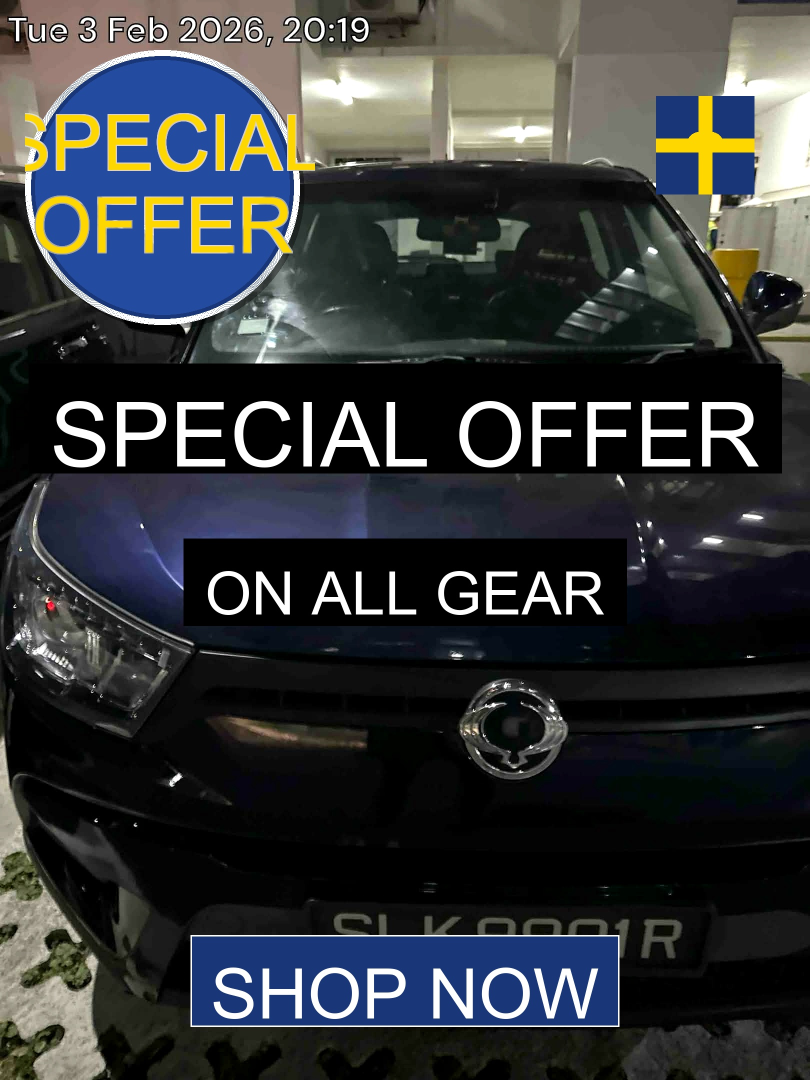
#> input picture My code/video_editor_platform/edited_images/carousel_promo_1.jpg, 1620 x 2160 px, given as the content of the folder C:/Users/ASUS/Desktop/Repos/image_stitching/input images, which was not available (shown at 1/2 size)
$ python create_carousel_from_inputs.py
#> lines starting #> are read from the running program, lines starting #| are printed output that depends on the picture; pictures that were not available may be replaced by others from this repository, and a replacement may not be noted
#!/usr/bin/env python
"""
Direct Carousel Video Generator - Create video from input images
No intermediate processing needed - uses images as-is
"""

import sys
import os
from pathlib import Path
import numpy as np
import cv2
from PIL import Image

def create_carousel_video_from_inputs(
    input_dir,
    output_path="carousel_output.mp4",
    image_duration=4,
    fps=30,
    resolution=(1920, 1080),
    loop_count=2
):
    """
    Create carousel video directly from input images

    Args:
        input_dir: Directory containing input images
        output_path: Output MP4 file path
        image_duration: Seconds to display each image
        fps: Frames per second
        resolution: Video resolution (width, height)
        loop_count: How many times to loop through all images
    """
#> called with image_duration = 4, fps = 30, resolution = (1920, 1080), loop_count = 2

    input_path = Path(input_dir)
    output_path = Path(output_path)

    print("\n" + "="*70)
    print("CAROUSEL VIDEO GENERATOR - INPUT IMAGES")
    print("="*70 + "\n")

    # Get all image files
    image_extensions = {'.jpg', '.jpeg', '.png', '.bmp', '.webp'}
    image_files = sorted([
        f for f in input_path.iterdir()
        if f.is_file() and f.suffix.lower() in image_extensions
    ])

    if not image_files:
        print(f"[ERROR] No images found in {input_path}")
        return False

    print(f"Found {len(image_files)} images:")
    for img in image_files:
        print(f"  - {img.name}")
    print()

    # Load and prepare images
    print("Loading and preparing images...")
    images = []

    for img_file in image_files:
        try:
            img = cv2.imread(str(img_file))
#> img is the input picture: shape (2160, 1620, 3); mean B, G, R 58.1, 56.1, 53.2
            if img is None:
                print(f"  [SKIP] Failed to load: {img_file.name}")
                continue

            # Resize to fit video dimensions while maintaining aspect ratio
            h, w = img.shape[:2]
#> h = 2160; w = 1620
            scale = min(resolution[0] / w, resolution[1] / h)
#> scale = 0.5
            new_w = int(w * scale)
#> new_w = 810
            new_h = int(h * scale)
#> new_h = 1080

            # Resize
            img_resized = cv2.resize(img, (new_w, new_h), interpolation=cv2.INTER_LANCZOS4)
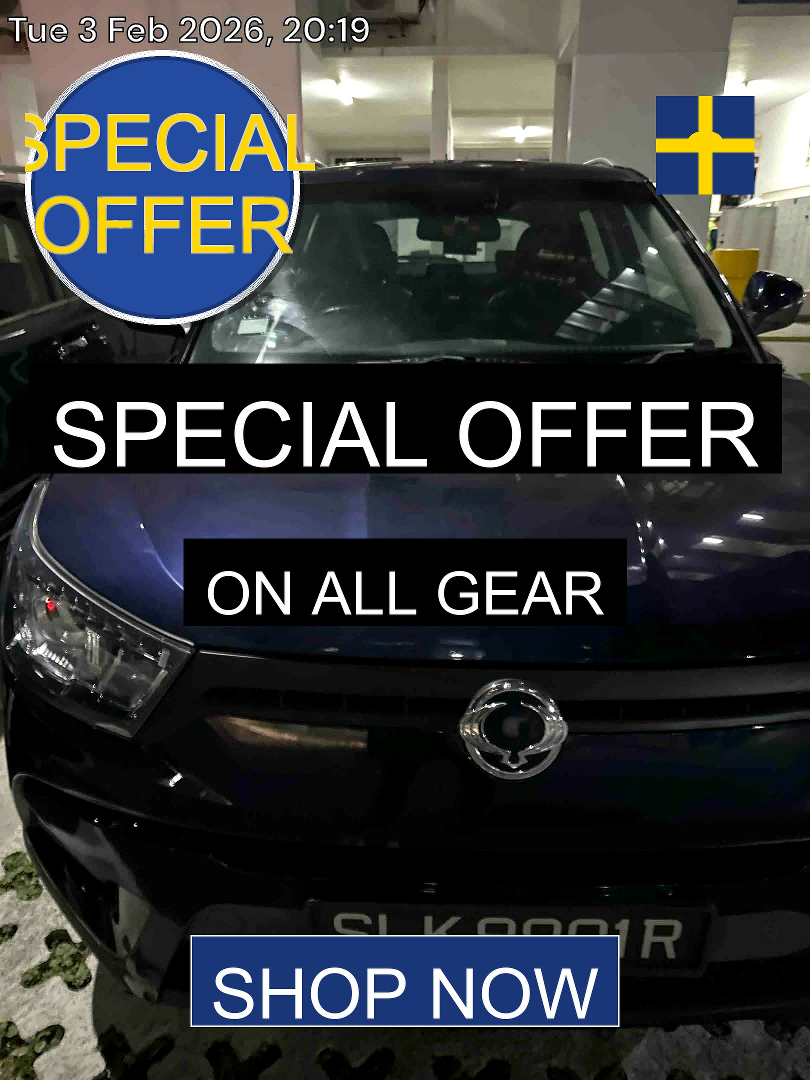
#> img_resized: shape (1080, 810, 3); mean B, G, R 58, 55.9, 53

            # Create canvas with white background
            canvas = np.ones((resolution[1], resolution[0], 3), dtype=np.uint8) * 255

            # Center image on canvas
            x_offset = (resolution[0] - new_w) // 2
#> x_offset = 555
            y_offset = (resolution[1] - new_h) // 2
#> y_offset = 0
            canvas[y_offset:y_offset+new_h, x_offset:x_offset+new_w] = img_resized
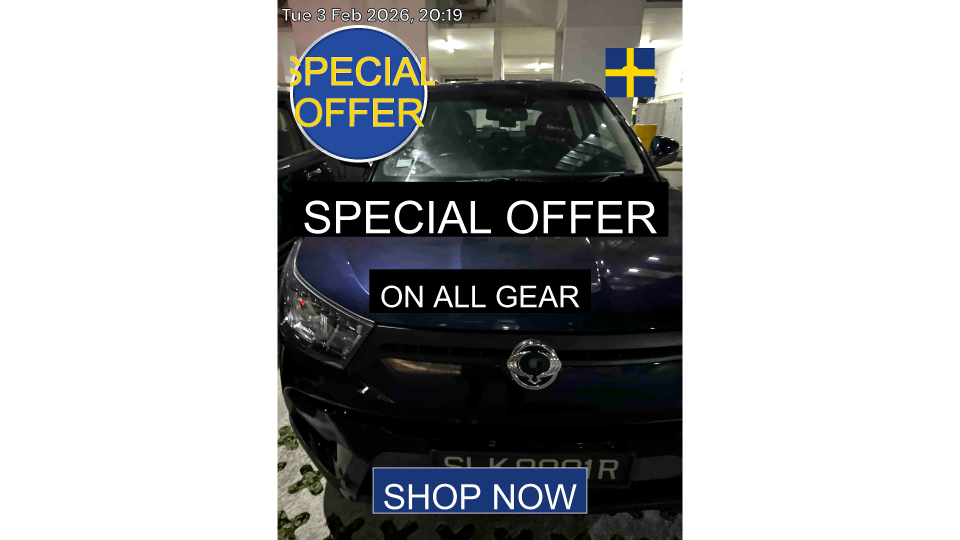
#> canvas: shape (1080, 1920, 3) (shown at 1/2 size); mean B, G, R 171.9, 171, 169.8

            images.append(canvas)
            print(f"  [OK] Loaded: {img_file.name} ({new_w}x{new_h})")
#|   [OK] Loaded: carousel_promo_1.jpg (810x1080)

        except Exception as e:
            print(f"  [ERROR] {img_file.name}: {e}")
            continue

    if not images:
        print("\n[ERROR] No images loaded successfully")
        return False

    print(f"\n[OK] Prepared {len(images)} images\n")
#| [OK] Prepared 1 images

    # Create video writer
    print("Creating video...")
    output_path.parent.mkdir(parents=True, exist_ok=True)

    fourcc = cv2.VideoWriter_fourcc(*'mp4v')
    out = cv2.VideoWriter(str(output_path), fourcc, fps, resolution)

    if not out.isOpened():
        print("[ERROR] Failed to create video writer")
        return False

    frame_count = 0
    frames_per_image = fps * image_duration
    transition_frames = 30  # ~1 second transition at 30fps

    # Generate frames
    for loop in range(loop_count):
        print(f"  Loop {loop + 1}/{loop_count}:")

        for idx, img in enumerate(images):
            # Static frames for this image
            for _ in range(frames_per_image):
                out.write(img)
                frame_count += 1

            # Sliding transition to next image
            if idx < len(images) - 1:
                next_img = images[idx + 1]

                for t in range(transition_frames):
                    progress = t / transition_frames
                    slide_dist = int(resolution[0] * progress)

                    # Create transition frame
                    trans_frame = np.ones((resolution[1], resolution[0], 3), dtype=np.uint8) * 255

                    # Current image slides left
                    if resolution[0] - slide_dist > 0:
                        trans_frame[:, :resolution[0]-slide_dist] = img[:, slide_dist:]

                    # Next image slides from right
                    if slide_dist > 0:
                        trans_frame[:, resolution[0]-slide_dist:] = next_img[:, :slide_dist]

                    out.write(trans_frame)
                    frame_count += 1

            # After last image in loop, transition back to first
            elif loop < loop_count - 1 and len(images) > 1:
                next_img = images[0]

                for t in range(transition_frames):
                    progress = t / transition_frames
                    slide_dist = int(resolution[0] * progress)

                    trans_frame = np.ones((resolution[1], resolution[0], 3), dtype=np.uint8) * 255

                    if resolution[0] - slide_dist > 0:
                        trans_frame[:, :resolution[0]-slide_dist] = img[:, slide_dist:]

                    if slide_dist > 0:
                        trans_frame[:, resolution[0]-slide_dist:] = next_img[:, :slide_dist]

                    out.write(trans_frame)
                    frame_count += 1

            print(f"    Image {idx+1}/{len(images)}: {frame_count} frames total")
#> this loop made 2 passes
#|     Image 1/1: 120 frames total
#|     Image 1/1: 240 frames total
#> after the loop, frame_count = 240

    out.release()

    # Summary
#> (the run stopped early here; a loop or call above may not have finished)

$ run again, on My code/video_editor_platform/edited_images/carousel_promo_2.jpg
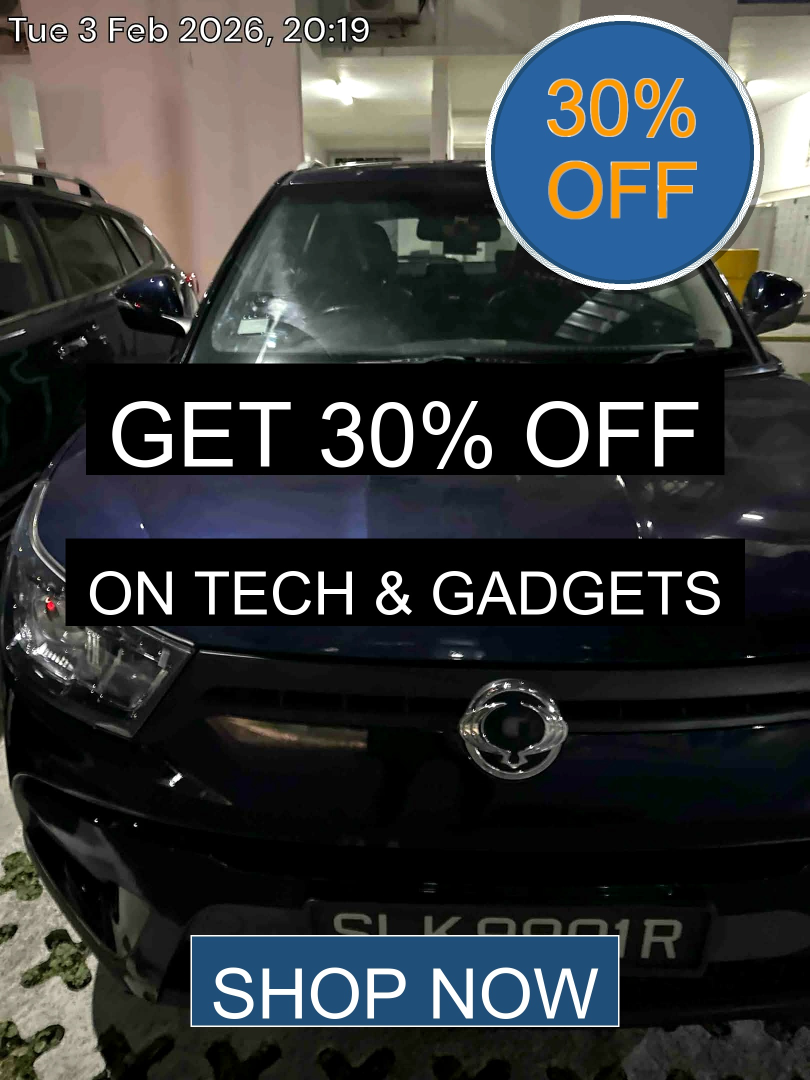
#> input picture My code/video_editor_platform/edited_images/carousel_promo_2.jpg, 1620 x 2160 px, given as the content of the folder C:/Users/ASUS/Desktop/Repos/image_stitching/input images, which was not available (shown at 1/2 size)
#> in create_carousel_video_from_inputs, img is the input picture: shape (2160, 1620, 3); mean B, G, R 58.6, 57, 53.5
#> in create_carousel_video_from_inputs, `img_resized = cv2.resize(img, (new_w, new_h), interpolation=cv2.INTER_..`:
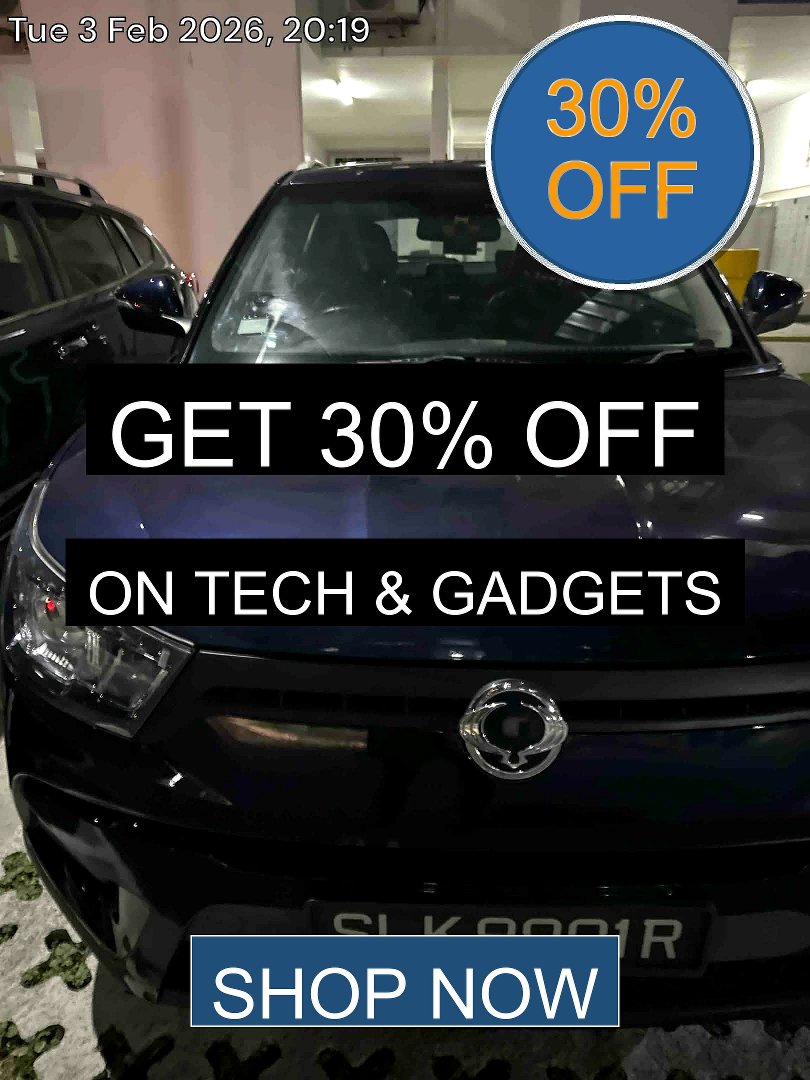
#> img_resized: shape (1080, 810, 3); mean B, G, R 58.4, 56.9, 53.4
#> in create_carousel_video_from_inputs, `canvas[y_offset:y_offset+new_h, x_offset:x_offset+new_w] = img_resized`:
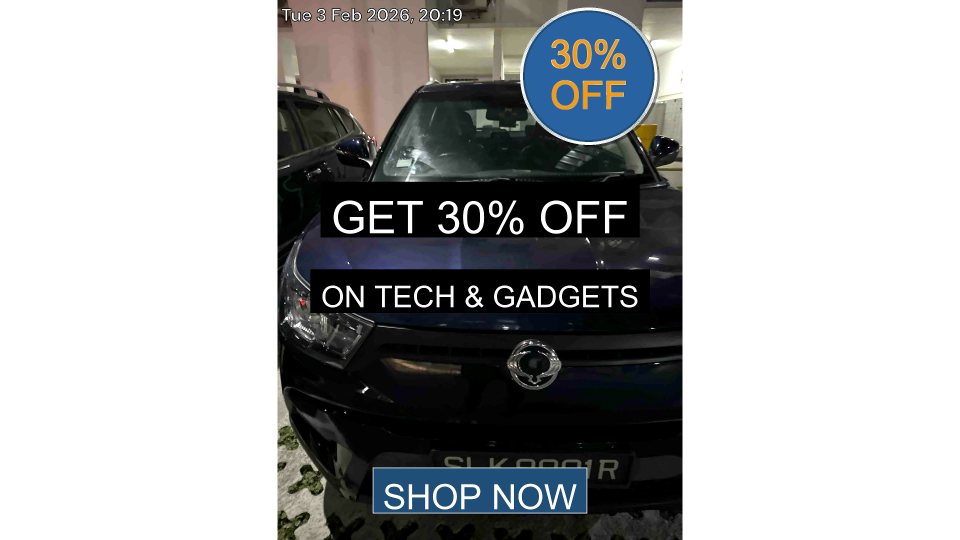
#> canvas: shape (1080, 1920, 3) (shown at 1/2 size); mean B, G, R 172.1, 171.4, 170
#|   [OK] Loaded: carousel_promo_2.jpg (810x1080)
#| [OK] Prepared 1 images
#> the loop in create_carousel_video_from_inputs, `for loop in range(loop_count):` made 2 passes
#|     Image 1/1: 120 frames total
#|     Image 1/1: 240 frames total
#> after the loop in create_carousel_video_from_inputs, `for loop in range(loop_count):`: frame_count = 240
